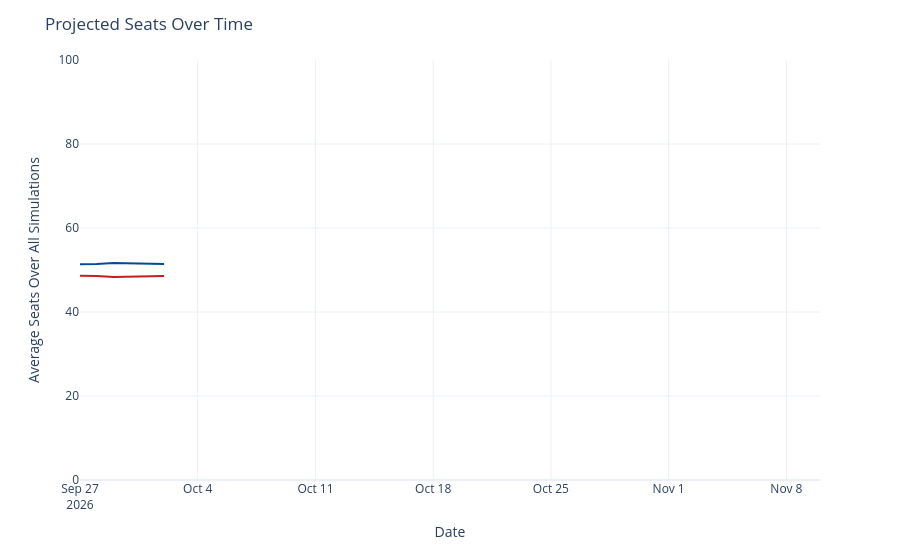

The notebook cell saved with this chart:
### Code cell
seats_over_time = output_ts[(output_ts['geo'] == 'US Senate') &
                             (output_ts['type'] == 'seats')]
seats_over_time['rep_seats'] = seats_over_time['y'].map(lambda x: 100 - x)
seats_over_time = seats_over_time.rename({'y': 'Democrats', 'rep_seats': 'Republicans'}, axis=1)
seats_time_ser = px.line(seats_over_time, x='date', y=['Democrats', 'Republicans'], template='plotly_white',
                        color_discrete_map={'Democrats': '#004b97', 'Republicans': '#c71e1d'},)
seats_time_ser.update_traces(hovertemplate="%{y:.1f}")
seats_time_ser.update_layout(
    xaxis=dict(range=[pd.to_datetime('2026-09-27'), pd.to_datetime('2026-11-10')]),
    yaxis=dict(range=[0, 100]),
    xaxis_title='Date',
    yaxis_title='Average Seats Over All Simulations',
    title=dict(text="Projected Seats Over Time"),
    hovermode="x",
    showlegend=False
)
seats_time_ser

### Figure 1 — Plotly figure (JSON) as saved in the notebook; plotly's stock layout.template omitted (floating-point values rounded to 4 significant figures)
{"data": [{"hovertemplate": "%{y:.1f}", "legendgroup": "Democrats", "line": {"color": "#004b97", "dash": "solid"}, "marker": {"symbol": "circle"}, "mode": "lines", "name": "Democrats", "orientation": "v", "showlegend": true, "type": "scatter", "x": ["2026-09-27", "2026-09-28", "2026-09-29", "2026-09-30", "2026-10-01", "2026-10-02"], "xaxis": "x", "y": [51.35, 51.4, 51.64, 51.51, 51.41, 51.42], "yaxis": "y"}, {"hovertemplate": "%{y:.1f}", "legendgroup": "Republicans", "line": {"color": "#c71e1d", "dash": "solid"}, "marker": {"symbol": "circle"}, "mode": "lines", "name": "Republicans", "orientation": "v", "showlegend": true, "type": "scatter", "x": ["2026-09-27", "2026-09-28", "2026-09-29", "2026-09-30", "2026-10-01", "2026-10-02"], "xaxis": "x", "y": [48.65, 48.6, 48.36, 48.49, 48.59, 48.58], "yaxis": "y"}], "layout": {"hovermode": "x", "legend": {"title": {"text": "variable"}, "tracegroupgap": 0}, "margin": {"t": 60}, "showlegend": false, "title": {"text": "Projected Seats Over Time"}, "xaxis": {"anchor": "y", "domain": [0, 1], "range": ["2026-09-27T00:00:00", "2026-11-10T00:00:00"], "title": {"text": "Date"}}, "yaxis": {"anchor": "x", "domain": [0, 1], "range": [0, 100], "title": {"text": "Average Seats Over All Simulations"}}}}
